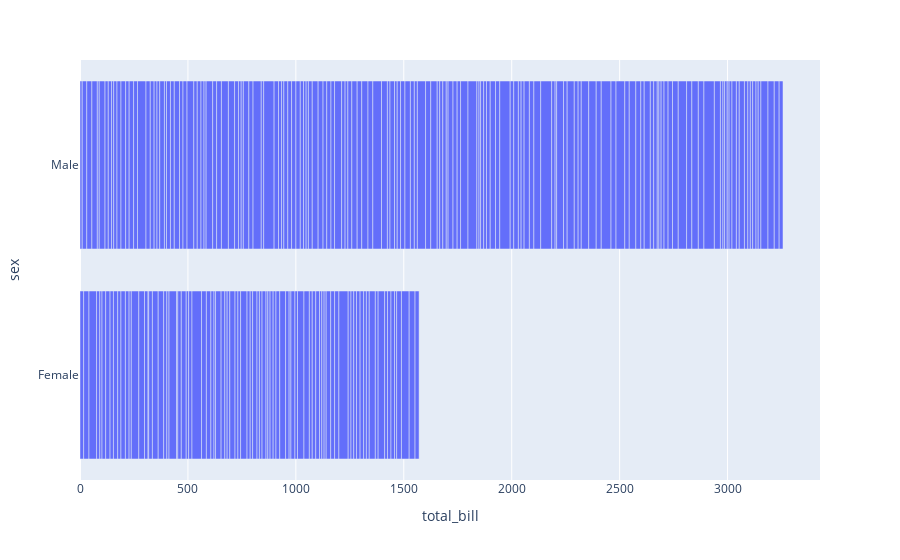

Notebook cell for this chart:
### Markdown cell above
##### 1. Write a Python program to display a bar chart of the total bill of Gender and write the intuition about the plot.

### Code cell
#df=pd.read_csv('tips.csv')
fig = px.bar(df, y="sex", x="total_bill")
fig.show()

### Figure 1 — Plotly figure (JSON) as saved in the notebook; plotly's stock layout.template omitted (floating-point values rounded to 4 significant figures; data arrays with more than 128 entries replaced by an {"elided": "..."} marker saying what was removed)
{"data": [{"alignmentgroup": "True", "hovertemplate": "total_bill=%{x}<br>sex=%{y}<extra></extra>", "legendgroup": "", "marker": {"color": "#636efa", "pattern": {"shape": ""}}, "name": "", "offsetgroup": "", "orientation": "h", "showlegend": false, "textposition": "auto", "type": "bar", "x": {"elided": "244 float values"}, "xaxis": "x", "y": {"elided": "244 str values"}, "yaxis": "y"}], "layout": {"barmode": "relative", "legend": {"tracegroupgap": 0}, "margin": {"t": 60}, "xaxis": {"anchor": "y", "domain": [0, 1], "title": {"text": "total_bill"}}, "yaxis": {"anchor": "x", "domain": [0, 1], "title": {"text": "sex"}}}}
